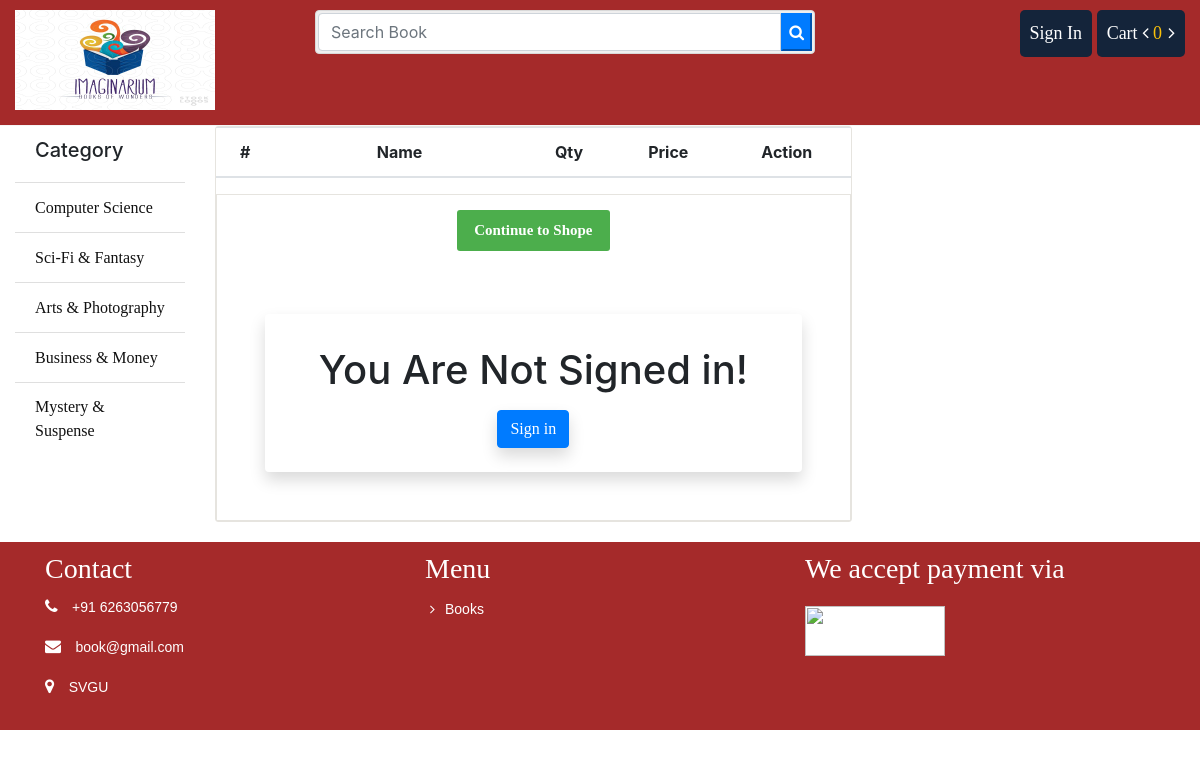
Page /cart/ on the committed database.
### store/models.py (models this page shows, shortened)
class Category(models.Model):
	name = models.CharField(max_length = 100)
	slug = models.SlugField(max_length = 150, unique=True ,db_index=True)
	icon = models.FileField(upload_to = "category/")
	create_at = models.DateTimeField(auto_now_add = True)
	updated_at = models.DateTimeField(auto_now_add = True)

### cart/views.py (the view)
# urls.py: path('', views.cart_details, name='cart_details'),
def cart_details(request):
	cart = Cart(request)
	context = {
		"cart": cart,
	}
	return render(request, 'cart/cart.html', context)

### cart/cart.py (called while the page is built)
    def __len__(self):
        return sum(item['quantity'] for item in self.cart.values())

### store/context_processors.py (called while the page is built)
def sidebar(request):
	categories = Category.objects.all()
	context = {
		"cat":categories
	}
	return context

def cart(request):
	cart = Cart(request)
	context = {
		"cart": cart
	}
	return context

### cart/templates/cart/cart.html (shortened to what this page needs)
{% extends 'store/base.html' %}
			{% block container %}
			<div class="row">
				<div class="col-sm-8">
					<div class="cart_info">
					    <table class="table table-hover">
					        <thead class="text-center">
					            <tr>
					                <th scope="col">#</th>
					                <th scope="col" style="width: 250px">Name</th>
					                <th scope="col" style="width: 250">Qty</th>
					                <th scope="col">Price</th>
					                <th scope="col">Action</th>
					            </tr>
					        </thead>
					    </table>
						<div class="continue_or_next text-center">
							<a href="{% url 'store:index' %}" class="btn _to_shope">Continue to Shope</a>
							{% if user.is_authenticated %}
							<a href="{% url 'order:payment' %}" class="btn _to_continue">Proceed to Checkout</a>
							{% else %}
							<div class="shadow p-4 mb-5 bg-body bg-body rounded text-black  m-5 ">
								<h1 class="p-2  me-3">You Are Not Signed in!</h1>
								<a href="{% url 'store:login' %}" class="btn btn-primary shadow text-center">Sign in</a>
							</div>
							{% endif %}
						</div>
					</div>
				</div>
				<div class="col-sm-4" id="abc">
				</div>
			</div>
			{% endblock %}

### store/templates/store/bin/sidebar.html
			<ul class="list-group list-group-flush">
				<li class="list-group-item"><h5>Category</h5></li>
				{% for p in cat %}
				<li class="list-group-item"><a href="{% url 'store:category' id=p.id %}">{{p.name}}</a></li>
				{% endfor %}
			</ul>

### store/static/css/style.css (style rules this page uses)
.titleheader > h3, a { font-family: "Times New Roman", Times, serif; display: inline-block; }
ul li { list-style: none; }
.list-group li a { color: #111; }
.cart_info { border: 1px solid #E6E4DF; border-radius: 3px; margin-bottom: 20px; }
.continue_or_next { border: 1px solid #E6E4DF; padding-top:15px; }
._to_shope, ._to_continue { background: #4cae4c; background-image: none; border: 0 none; border-radius: 3px; color: #FFFFFF; font-size: 15px; margin-bottom: 15px !important; display: inline-block; padding: 9px 16px; font-weight: bold; line-height: 1.428571429; text-align: center; white-space: nowrap; vertical-align: middle; cursor: pointer; background-image: none; border: 1px solid transparent; -webkit-user-select: none; -moz-user-select: none; -ms-user-select: none; -o-user-select: none; user-select: none; }

### rows in the picture
Category: name "Computer Science"
Category: name "Sci-Fi & Fantasy"
Category: name "Arts & Photography"
Category: name "Business & Money"
Category: name "Mystery & Suspense"

### other values in the picture
{{ cart|length }} "0"
